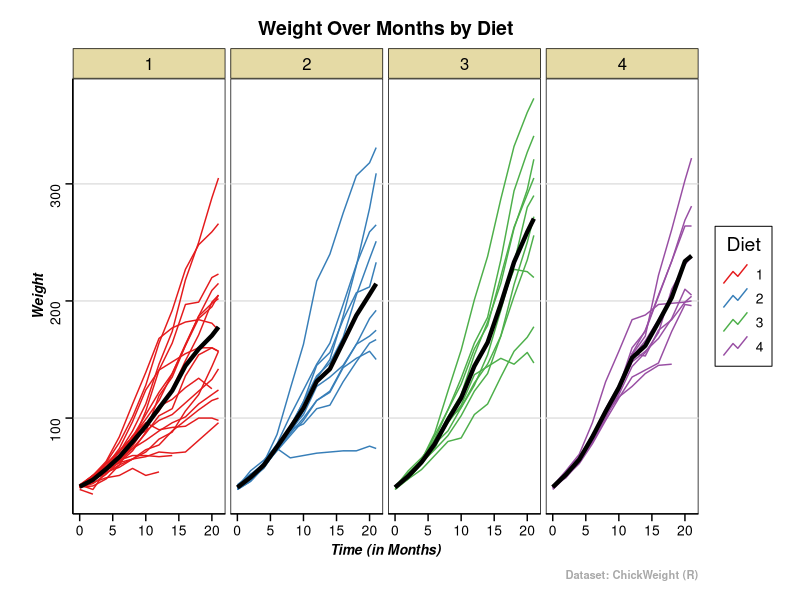
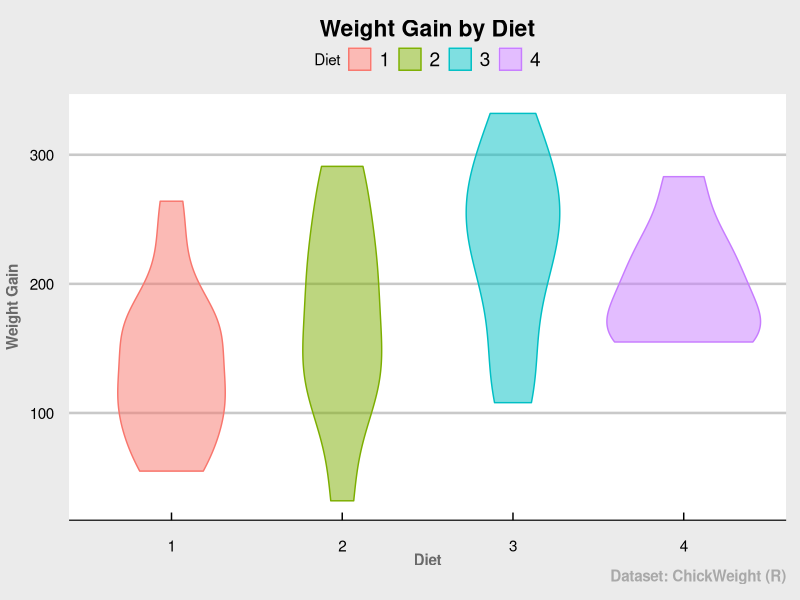

The R source for these figures, in order: (Note: this script raises an error after producing the figures.)
# Packages ----------------------------------------------------------------

require(datasets)
require(reshape2)
require(dplyr)
require(ggplot2)
require(ggthemes)


# Data Wrangling ----------------------------------------------------------

data(ChickWeight)

# Weight over Time grouped by Chick & Diet
wide <- ChickWeight |>
        dcast(Diet + Chick ~ Time, value.var = "weight")

names(wide)[-c(1:2)] <-
        paste0("time", names(wide)[-c(1:2)])

wide <- wide |>
        mutate(gain = time21 - time0)



# Spaghetti Plot Grouped by Diet --------------------------------------------------

ggplot(ChickWeight, aes(
        x = Time,
        y = weight,
        colour = Diet,
        group = Chick
)) +
        geom_line(key_glyph = draw_key_timeseries) +
        stat_summary(
                aes(group = 1),
                geom = "line",
                fun = mean,
                size = 1.5,
                col = "black"
        ) +
        labs(
                title = "Weight Over Months by Diet",
                x = "Time (in Months)",
                y = "Weight",
                caption = "Dataset: ChickWeight (R)"
                
        ) +
        facet_grid(. ~ Diet) +
        scale_color_brewer(palette = "Set1") +
        theme_stata(scheme = "s1color") +
        theme(
                plot.title = element_text(face = "bold", hjust = 0.5),
                plot.caption = element_text(
                        face = "bold",
                        colour = "darkgray",
                        hjust = 1
                ),
                axis.title.x = element_text(face = "bold.italic"),
                axis.title.y = element_text(face = "bold.italic"),
                legend.position = "right"
        )



# Violin Plot -------------------------------------------------------------

ggplot(data = wide,
       mapping = aes(
               x = Diet,
               y = gain,
               col = Diet,
               fill = Diet
       )) +
        geom_violin(alpha = 0.5) +
        labs(
                title = "Weight Gain by Diet",
                x = "Diet",
                y = "Weight Gain",
                caption = "Dataset: ChickWeight (R)"
        ) +
        theme_economist_white() +
        theme(
                plot.title = element_text(face = "bold", hjust = 0.5),
                plot.caption = element_text(
                        face = "bold",
                        colour = "darkgray",
                        hjust = 1
                ),
                axis.title.x = element_text(face = "bold", color = "dimgray"),
                axis.title.y = element_text(
                        face = "bold",
                        color = "dimgray",
                        vjust = 3
                )
        )


# Difference in Means: Welch's two sample t-test --------------------------------------------------------

# We want to test whether the weight gain in diet 1 is equal to the
# weight gain in diet 4 (or not).
# H0: MU_group1 - MU_group2 = 0
# H1: Mu_group1 - MU_group2 != 0

wide <- subset(wide, Diet %in% c(1, 4))

# Confidence Interval for Unequal Variances
t <-
        t.test(
                gain ~ Diet,
                data = wide,
                paired = F,
                var.equal = F,
                mu = 0,
                alternative = "two.sided"
        )

t$conf |> as.numeric() |> round(2)
# Difference in means C.I. is entirely negative.
# Then Mu_group1 - Mu_group4 < 0, therefore Mu_group4 > Mu_group1
